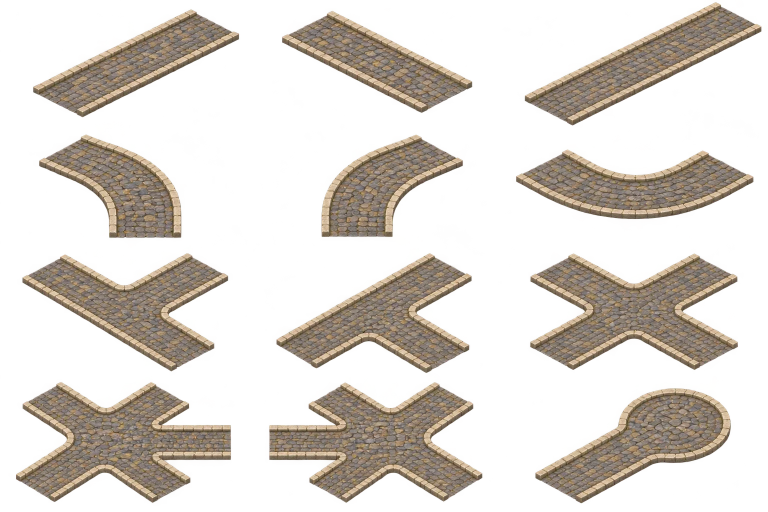
#> input picture assets/village-town/ground/road-sheet-source.webp, 1536 x 1024 px (shown at 1/2 size)
$ python build-road-sheet.py
#> lines starting #> are read from the running program, lines starting #| are printed output that depends on the picture
#!/usr/bin/env python3
"""v98.883 · cut the village road textures out of the supplied road sheet (assets/village-town/ground/road-sheet-source.webp).
   The sheet's straight pieces are slightly off the game's 2:1 grid angle, so each piece is first mapped from its own 4 corners onto an exact top-down
   rectangle (an affine un-projection = the tilt is corrected), then:
     road-sheet-cobble.webp  343×196 px = 7×4 cells (49 px per cell) · seamless · stones of two straight pieces, cross-faded at the seams
     road-sheet-curb.webp    192×192 px = 4×4 cells (48 px per cell) · 16 rows of curb blocks, each row ¼ cell deep (the block tops of the sheet's curb)
   village-town.html lays both on the (u,v) axes (pattern rotated 45° in paint space, 1 cell = 28√2 px) so the block rows sit on grid lines.
   Run:  python3 tools/build-road-sheet.py      (needs numpy + Pillow)"""
from PIL import Image, ImageFilter
import numpy as np, random, os
ROOT = os.path.join(os.path.dirname(__file__), '..'); G = os.path.join(ROOT, 'assets/village-town/ground/')
a = np.array(Image.open(G + 'road-sheet-source.webp').convert('RGBA')).astype(float)
def unproj(tile_xy, left, top, bottom, sc=2):
#> called with tile_xy = array of shape (2,), left = (0, 175), top = (316, 14), bottom = (98, 230), sc = 2
    L = np.array(left, float) + tile_xy; e1 = np.array(top, float) - left; e2 = np.array(bottom, float) - left
    ow = int(round(abs(e1[0]) * sc)); oh = int(round(abs(e2[0]) * sc))        # ground length is proportional to dx on a 2:1 grid
    ys, xs = np.mgrid[0:oh, 0:ow]; px = L[0] + xs / ow * e1[0] + ys / oh * e2[0]; py = L[1] + xs / ow * e1[1] + ys / oh * e2[1]
    H, W = a.shape[:2]; px = np.clip(px, 0, W - 1.001); py = np.clip(py, 0, H - 1.001); xi = px.astype(int); yi = py.astype(int); fx = px - xi; fy = py - yi
#> after `H, W = a.shape[:2]`: H = 1024; W = 1536
    out = np.zeros((oh, ow, 4))
    for dy, dx, w in ((0, 0, (1 - fx) * (1 - fy)), (0, 1, fx * (1 - fy)), (1, 0, (1 - fx) * fy), (1, 1, fx * fy)): out += a[yi + dy, xi + dx] * w[..., None]
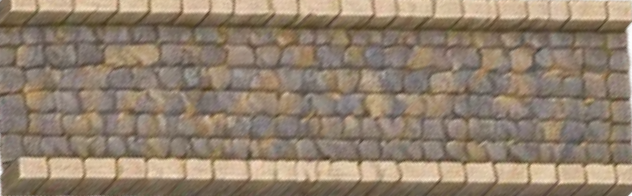
#> out: shape (196, 632, 4) float64; mean R, G, B, A 144.6, 127.3, 108.3, 250.7; transparent parts drawn white
    return out[..., :3]
# corners of the straight pieces measured on the sheet: (bbox x,y), left corner, far corner along the road, near corner across it
fl = {'A': unproj(np.array([66, 4]), (0, 175), (316, 14), (98, 230)), 'C': unproj(np.array([1049, 4]), (0, 192.5), (382, 0), (95.5, 246))}
#> call 2 of unproj, with tile_xy = array of shape (2,), left = (0, 192.5), top = (382, 0), bottom = (95.5, 246), sc = 2
#> in unproj (call 2), `L = np.array(left, float) + tile_xy`: L = [1049, 196.5]
#> in unproj (call 2), `e1 = np.array(top, float) - left`: e1 = [382, -192.5]
#> in unproj (call 2), `e2 = np.array(bottom, float) - left`: e2 = [95.5, 53.5]
#> in unproj (call 2), `ow = int(round(abs(e1[0]) * sc))`: ow = 764
#> in unproj (call 2), `oh = int(round(abs(e2[0]) * sc))`: oh = 191
#> in unproj (call 2), `ys, xs = np.mgrid[0:oh, 0:ow]`: ys: shape (191, 764) int64; 191 distinct labels, from 0 to 190
#> in unproj (call 2), `fx = px - xi`:
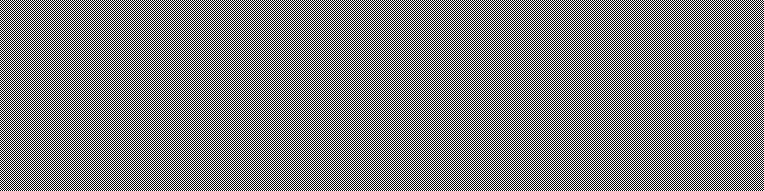
#> fx: shape (191, 764) float64; values 0 (black) and 0.5 (white), 50% white in thin lines or dots
#> in unproj (call 2), `fy = py - yi`:
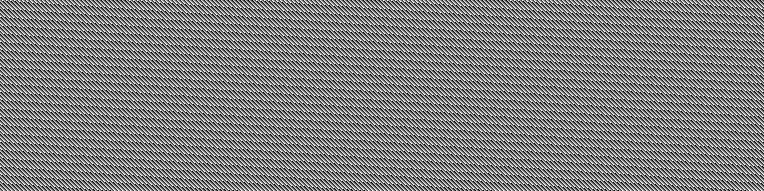
#> fy: shape (191, 764) float64; min 0, max 1, mean 0.5
#> the loop in unproj (call 2), `for dy, dx, w in ((0, 0, (1 - fx) * (1 - fy)), (0, 1, fx * (1 - fy)), ..` made 4 passes
#> (dy, dx) on passes 1 to 4: (0, 0), (0, 1), (1, 0), (1, 1)
# ---- cobble: periodic by cross-fading margins
H, Wc, m = 98, 343, 18
strips = [fl['A'][38:38 + H + m, 40:40 + Wc + m], fl['C'][36:36 + H + m, 60:60 + Wc + m]]
def hwrap(s):
    out = s[:, :Wc].copy(); t = np.linspace(0, 1, m)[None, :, None]; out[:, :m] = (1 - t) * s[:, Wc:Wc + m] + t * s[:, :m]; return out
#> after `out[:, :m] = (1 - t) * s[:, Wc:Wc + m] + t * s[:, :m]`: out: shape (116, 343, 3) float64; mean of channels 0, 1, 2 138, 122.4, 107.3
hs = [hwrap(s) for s in strips]; tile = np.zeros((H * len(hs), Wc, 3))
#> in hwrap (call 2), `out[:, :m] = (1 - t) * s[:, Wc:Wc + m] + t * s[:, :m]`:
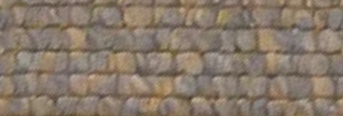
#> out: shape (116, 343, 3) float64; mean of channels 0, 1, 2 137, 121.7, 106.8; drawn as R, G, B
#> after `hs = [hwrap(s) for s in strips]`: hs = 2 items
#> after `tile = np.zeros((H * len(hs), Wc, 3))`: tile: shape (196, 343, 3) float64; every value is 0
for j, s in enumerate(hs):
    cur = s[:H].copy(); t = np.linspace(0, 1, m)[:, None, None]; cur[:m] = (1 - t) * hs[j - 1][H:H + m] + t * cur[:m]; tile[j * H:(j + 1) * H] = cur
#> this loop made 2 passes
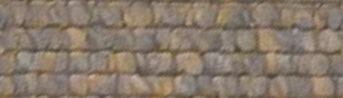
#> cur: shape (98, 343, 3) float64; mean of channels 0, 1, 2 137.1, 122.2, 107.8; drawn as R, G, B
cob = Image.fromarray(np.clip(tile, 0, 255).astype(np.uint8)).filter(ImageFilter.UnsharpMask(radius=1.4, percent=170, threshold=2))   # the source is small and soft: sharpen so the stone joints stay crisp when magnified
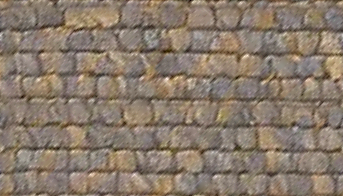
#> cob: PIL image 343x196 RGB; mean R, G, B 137.6, 122.3, 107.5
cob.save(G + 'road-sheet-cobble.webp', quality=92)
# ---- curb: block tops of the near-edge strips, one ¼-cell row at a time
rng = random.Random(11); TILE, D = 192, 12
def joints(f):
    col = f[1:10].mean(2).mean(0)
#> col = 632 values, max 205.6 at index 13, min 94.9 at index 0, mean 182.7
    return [i for i in range(3, len(col) - 3) if col[i] == col[i - 3:i + 4].min() and col[i] < col[max(0, i - 12):i + 13].mean() - 6]
J = {k: joints(f) for k, f in fl.items()}
#> J = 2 items
def row(k):
    js = J[k]
    for _ in range(200):
        i = rng.randrange(len(js) - 1)
        for j in range(i + 1, len(js)):
            if 176 <= js[j] - js[i] <= 208:
                return np.array(Image.fromarray(fl[k][0:D, js[i]:js[j]].astype(np.uint8)).resize((TILE, D), Image.LANCZOS)).astype(float)
curb = np.zeros((TILE, TILE, 3))
for r in range(TILE // D):
    x = None
    while x is None: x = row(rng.choice('AC'))
    curb[r * D:(r + 1) * D] = x
Image.fromarray(curb.astype(np.uint8)).save(G + 'road-sheet-curb.webp', quality=92)
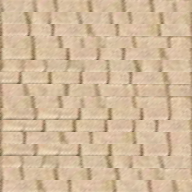
#> saved as road-sheet-curb.webp: PIL image 192x192 RGB; mean R, G, B 210.2, 185.1, 155.1
print('ok')

$ run again, with assets/village-town/ground/road-curves-source.webp copied over assets/village-town/ground/road-sheet-source.webp
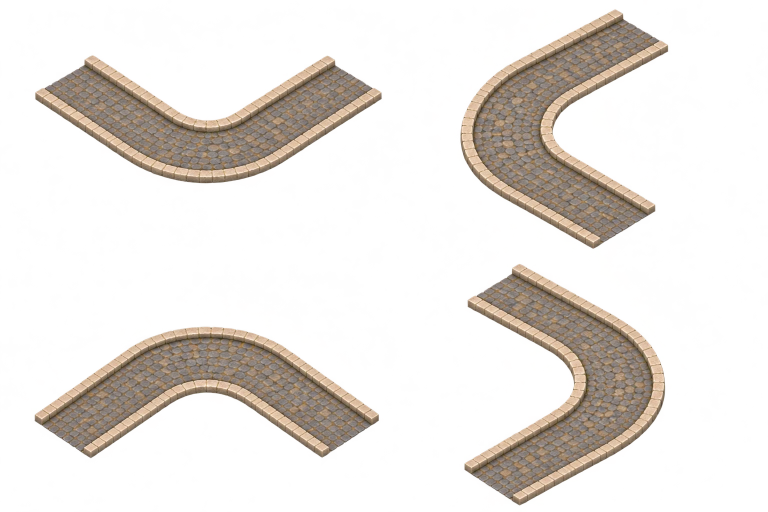
#> input picture assets/village-town/ground/road-curves-source.webp, 1536 x 1024 px (shown at 1/2 size)
#> ys: shape (191, 764) int64; 191 distinct labels, from 0 to 190
#> fx: shape (191, 764) float64; values 0 (black) and 0.5 (white), 50% white in thin lines or dots
#> the loop in unproj (call 2), `for dy, dx, w in ((0, 0, (1 - fx) * (1 - fy)), (0, 1, fx * (1 - fy)), ..` made 4 passes
#> (dy, dx) on passes 1 to 4: (0, 0), (0, 1), (1, 0), (1, 1)
#> in hwrap (call 2), `out[:, :m] = (1 - t) * s[:, Wc:Wc + m] + t * s[:, :m]`:
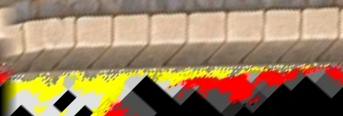
#> out: shape (116, 343, 3) float64; mean of channels 0, 1, 2 156.9, 129.8, 97.6; drawn as R, G, B
#> hs = 2 items
#> the loop `for j, s in enumerate(hs):` made 2 passes
#> col = 632 values, max 253.6 at index 265, min 0 at index 283, mean 73.2
#> J = 2 items
#> `Image.fromarray(curb.astype(np.uint8)).save(G + 'road-sheet-curb.webp'..`:
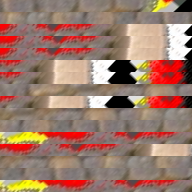
#> saved as road-sheet-curb.webp: PIL image 192x192 RGB; mean R, G, B 156.4, 120.9, 106
